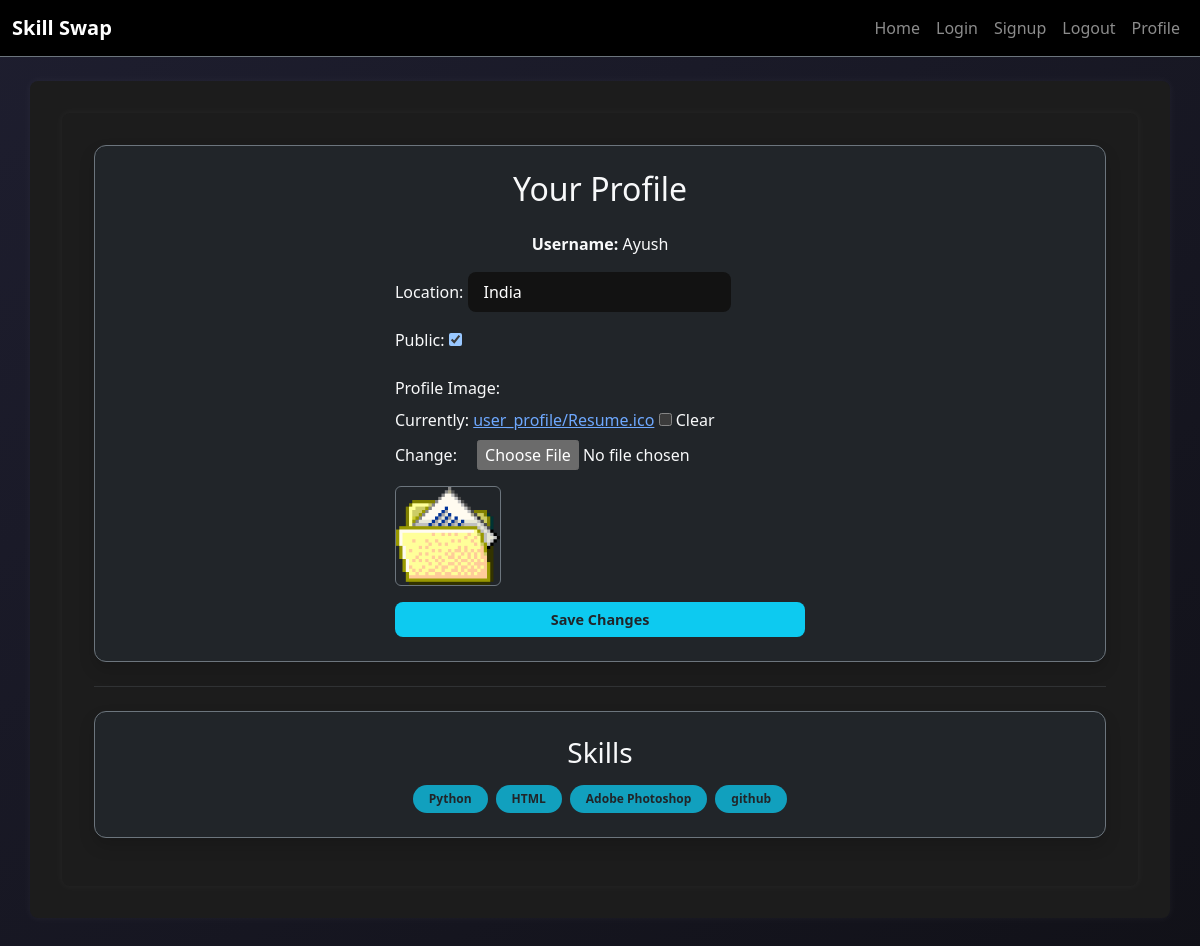
The page /profile/ (signed in) on the database its author committed.
### userbase/models.py (models this page shows, shortened)
class userbase(models.Model):
    user = models.OneToOneField(User, on_delete=models.CASCADE)
    location = models.CharField(max_length=128)
    public = models.BooleanField(default=True)
    profileImg = models.ImageField(upload_to="user_profile/", null=True, blank=True)
    joined = models.DateField(auto_now_add=True)
    skills = models.ManyToManyField(Skill, blank=True)

class Skill(models.Model):
    name = models.CharField(max_length=100, unique=True)

### userbase/views.py (the view)
# urls.py: path('profile/', views.profile_view, name='profile'),
def profile_view(request):
    if request.user.is_anonymous:
        return redirect("/login")
    profile = userbase.objects.get(user=request.user)
    if request.method == 'POST':
        form = UpdateUserForm(request.POST, request.FILES, instance=profile)
        if form.is_valid():
            form.save()
            return redirect('/')
    else:
        form = UpdateUserForm(instance=profile)
    return render(request, 'profile.html', {
        'form': form,
        'current_skills': profile.skills.all(),
    })

### userbase/forms.py
class UpdateUserForm(forms.ModelForm):
    class Meta:
        model = userbase
        fields = ['location', 'public', 'profileImg', 'skills']
        widgets = {
            'skills': forms.SelectMultiple(attrs={
                'id': 'skill-select',
                'style': 'width: 100%;'
            })
        }

### templates/profile.html (shortened to what this page needs)
{% extends 'base.html' %}
{% block body %}
<div class="container">
  <div class="card bg-dark text-light border border-secondary shadow p-4">
    <h2 class="mb-4">Your Profile</h2>
    <p><strong>Username:</strong> {{ request.user.username }}</p>
    <form method="POST" enctype="multipart/form-data">
      <div class="mb-3">
        <label class="form-label">Location:</label>
        {{ form.location }}
      </div>
      <div class="mb-3">
        <label class="form-label">Public:</label>
        {{ form.public }}
      </div>
      <div class="mb-3">
        <label class="form-label">Profile Image:</label><br>
        {{ form.profileImg }}
        {% if form.instance.profileImg %}
          <div class="mt-2">
            <img src="{{ form.instance.profileImg.url }}" height="100" class="rounded border border-secondary">
          </div>
        {% endif %}
      </div>
      <div class="d-grid">
        <button type="submit" class="btn btn-info text-dark fw-bold">Save Changes</button>
      </div>
    </form>
  </div>
  <hr class="border-secondary my-4">
  <div class="card bg-dark text-light border border-secondary shadow p-4">
    <h3 class="mb-3">Skills</h3>
    <div class="d-flex flex-wrap gap-2">
      {% if current_skills %}
        {% for skill in current_skills %}
          <span class="badge rounded-pill text-dark bg-info bg-opacity-75 px-3 py-2">
            {{ skill.name }}
          </span>
        {% endfor %}
      {% else %}
        <p class="text-muted fst-italic">No skills added.</p>
      {% endif %}
    </div>
  </div>
</div>
{% endblock %}

### Static/style.css (style rules this page uses)
:root { --bg: #121212; --card: #1e1e1e; --text: #ffffff; --accent: #4f46e5; --green: #22c55e; --red: #ef4444; --yellow: #facc15; }
body { margin: 0; background: var(--bg); color: var(--text); font-family: "Segoe UI", sans-serif; transition: background 0.3s, color 0.3s; }
input, select, button { padding: 0.5rem 1rem; border: none; border-radius: 8px; font-size: 1rem; }
.card { background: var(--card); padding: 1.5rem; border-radius: 12px; display: flex; justify-content: space-between; align-items: center; margin-bottom: 1rem; box-shadow: 0 4px 8px rgba(0, 0, 0, 0.2); transition: all 0.3s; }
.btn { border: none; border-radius: 8px; padding: 0.4rem 0.75rem; font-size: 0.9rem; cursor: pointer; transition: 0.2s; }

### templates/base.html (style rules this page uses)
body { background: linear-gradient(145deg, #1e1e2f, #111118); min-height: 100vh; font-family: 'Segoe UI', sans-serif; }
.container { background-color: #1c1c1c; padding: 2rem; border-radius: 8px; box-shadow: 0 0 10px rgba(255, 255, 255, 0.05); }
h1, h2, h3, h4, h5, h6 { color: #f8f9fa; }

### rows shown on the page
userbase: location "India", public "☑", instance.profileImg (picture)
Skill: name "Python"
Skill: name "HTML"
Skill: name "Adobe Photoshop"
Skill: name "github"

### other values the page prints
{{ request.user.username }} "Ayush"
